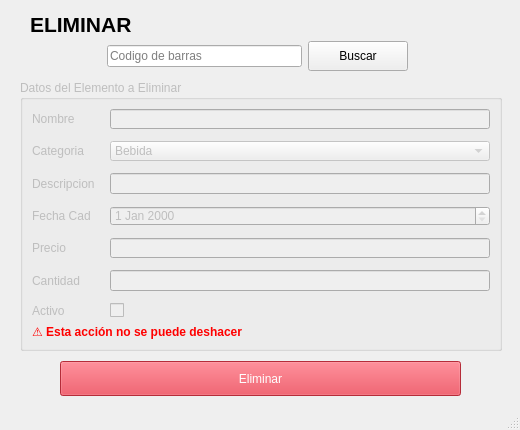
<?xml version="1.0" encoding="UTF-8"?>
<ui version="4.0">
 <class>MainWindow</class>
 <widget class="QMainWindow" name="MainWindow">
  <property name="geometry">
   <rect>
    <x>0</x>
    <y>0</y>
    <width>520</width>
    <height>430</height>
   </rect>
  </property>
  <property name="windowTitle">
   <string>ELIMINAR EMPLEADOS</string>
  </property>
  <widget class="QWidget" name="centralwidget">
   <widget class="QLabel" name="lblTitulo">
    <property name="geometry">
     <rect>
      <x>30</x>
      <y>10</y>
      <width>482</width>
      <height>28</height>
     </rect>
    </property>
    <property name="font">
     <font>
      <pointsize>16</pointsize>
      <bold>true</bold>
     </font>
    </property>
    <property name="text">
     <string>ELIMINAR</string>
    </property>
   </widget>
   <widget class="QWidget" name="layoutWidget">
    <property name="geometry">
     <rect>
      <x>107</x>
      <y>40</y>
      <width>301</width>
      <height>32</height>
     </rect>
    </property>
    <layout class="QHBoxLayout" name="horizontalLayout_buscar">
     <item>
      <widget class="QLineEdit" name="le_codigoElemento">
       <property name="text">
        <string/>
       </property>
       <property name="placeholderText">
        <string>Codigo de barras</string>
       </property>
      </widget>
     </item>
     <item>
      <widget class="QPushButton" name="btnBuscar">
       <property name="minimumSize">
        <size>
         <width>100</width>
         <height>30</height>
        </size>
       </property>
       <property name="text">
        <string>Buscar</string>
       </property>
      </widget>
     </item>
    </layout>
   </widget>
   <widget class="QGroupBox" name="groupDatos">
    <property name="enabled">
     <bool>false</bool>
    </property>
    <property name="geometry">
     <rect>
      <x>20</x>
      <y>80</y>
      <width>482</width>
      <height>271</height>
     </rect>
    </property>
    <property name="title">
     <string>Datos del Elemento a Eliminar</string>
    </property>
    <layout class="QVBoxLayout" name="verticalLayout_2">
     <item>
      <layout class="QFormLayout" name="formLayout">
       <property name="horizontalSpacing">
        <number>15</number>
       </property>
       <property name="verticalSpacing">
        <number>12</number>
       </property>
       <item row="0" column="0">
        <widget class="QLabel" name="label_2">
         <property name="enabled">
          <bool>false</bool>
         </property>
         <property name="text">
          <string>Nombre</string>
         </property>
        </widget>
       </item>
       <item row="1" column="0">
        <widget class="QLabel" name="lblApellidoPA">
         <property name="enabled">
          <bool>false</bool>
         </property>
         <property name="text">
          <string>Categoria</string>
         </property>
        </widget>
       </item>
       <item row="2" column="0">
        <widget class="QLabel" name="lblApellidoMA">
         <property name="enabled">
          <bool>false</bool>
         </property>
         <property name="text">
          <string>Descripcion</string>
         </property>
        </widget>
       </item>
       <item row="3" column="0">
        <widget class="QLabel" name="label_3">
         <property name="enabled">
          <bool>false</bool>
         </property>
         <property name="text">
          <string>Fecha Cad</string>
         </property>
        </widget>
       </item>
       <item row="4" column="0">
        <widget class="QLabel" name="label_4">
         <property name="enabled">
          <bool>false</bool>
         </property>
         <property name="text">
          <string>Precio</string>
         </property>
        </widget>
       </item>
       <item row="5" column="0">
        <widget class="QLabel" name="label">
         <property name="enabled">
          <bool>false</bool>
         </property>
         <property name="text">
          <string>Cantidad</string>
         </property>
        </widget>
       </item>
       <item row="6" column="0">
        <widget class="QLabel" name="label_5">
         <property name="enabled">
          <bool>false</bool>
         </property>
         <property name="text">
          <string>Activo</string>
         </property>
        </widget>
       </item>
       <item row="0" column="1">
        <widget class="QLineEdit" name="lblNombreValue">
         <property name="enabled">
          <bool>false</bool>
         </property>
        </widget>
       </item>
       <item row="1" column="1">
        <widget class="QComboBox" name="lblCategoriaValue">
         <property name="enabled">
          <bool>false</bool>
         </property>
         <item>
          <property name="text">
           <string>Bebida</string>
          </property>
         </item>
         <item>
          <property name="text">
           <string>Suplemento</string>
          </property>
         </item>
         <item>
          <property name="text">
           <string>Accesorio</string>
          </property>
         </item>
         <item>
          <property name="text">
           <string>Ropa</string>
          </property>
         </item>
         <item>
          <property name="text">
           <string>Equipo</string>
          </property>
         </item>
        </widget>
       </item>
       <item row="2" column="1">
        <widget class="QLineEdit" name="lblDescripcionValue">
         <property name="enabled">
          <bool>false</bool>
         </property>
        </widget>
       </item>
       <item row="3" column="1">
        <widget class="QDateEdit" name="de_fechaCad">
         <property name="enabled">
          <bool>false</bool>
         </property>
        </widget>
       </item>
       <item row="4" column="1">
        <widget class="QLineEdit" name="lblPrecioValue">
         <property name="enabled">
          <bool>false</bool>
         </property>
        </widget>
       </item>
       <item row="5" column="1">
        <widget class="QLineEdit" name="lblCantidadValue">
         <property name="enabled">
          <bool>false</bool>
         </property>
        </widget>
       </item>
       <item row="6" column="1">
        <widget class="QCheckBox" name="cb_activo">
         <property name="enabled">
          <bool>false</bool>
         </property>
         <property name="text">
          <string/>
         </property>
        </widget>
       </item>
      </layout>
     </item>
     <item>
      <widget class="QLabel" name="lblAdvertencia">
       <property name="styleSheet">
        <string notr="true">color: red; font-weight: bold;</string>
       </property>
       <property name="text">
        <string>⚠️ Esta acción no se puede deshacer</string>
       </property>
      </widget>
     </item>
    </layout>
   </widget>
   <widget class="QWidget" name="layoutWidget_2">
    <property name="geometry">
     <rect>
      <x>20</x>
      <y>360</y>
      <width>481</width>
      <height>37</height>
     </rect>
    </property>
    <layout class="QHBoxLayout" name="horizontalLayout_2">
     <item>
      <spacer name="hs02">
       <property name="orientation">
        <enum>Qt::Vertical</enum>
       </property>
       <property name="sizeHint" stdset="0">
        <size>
         <width>40</width>
         <height>20</height>
        </size>
       </property>
      </spacer>
     </item>
     <item>
      <widget class="QPushButton" name="btnEliminar">
       <property name="enabled">
        <bool>false</bool>
       </property>
       <property name="minimumSize">
        <size>
         <width>150</width>
         <height>35</height>
        </size>
       </property>
       <property name="styleSheet">
        <string notr="true">background-color: #dc3545; color: white;</string>
       </property>
       <property name="text">
        <string>Eliminar</string>
       </property>
      </widget>
     </item>
     <item>
      <spacer name="hs01">
       <property name="orientation">
        <enum>Qt::Vertical</enum>
       </property>
       <property name="sizeHint" stdset="0">
        <size>
         <width>40</width>
         <height>20</height>
        </size>
       </property>
      </spacer>
     </item>
    </layout>
   </widget>
  </widget>
  <widget class="QStatusBar" name="statusbar"/>
 </widget>
 <resources/>
 <connections/>
</ui>
